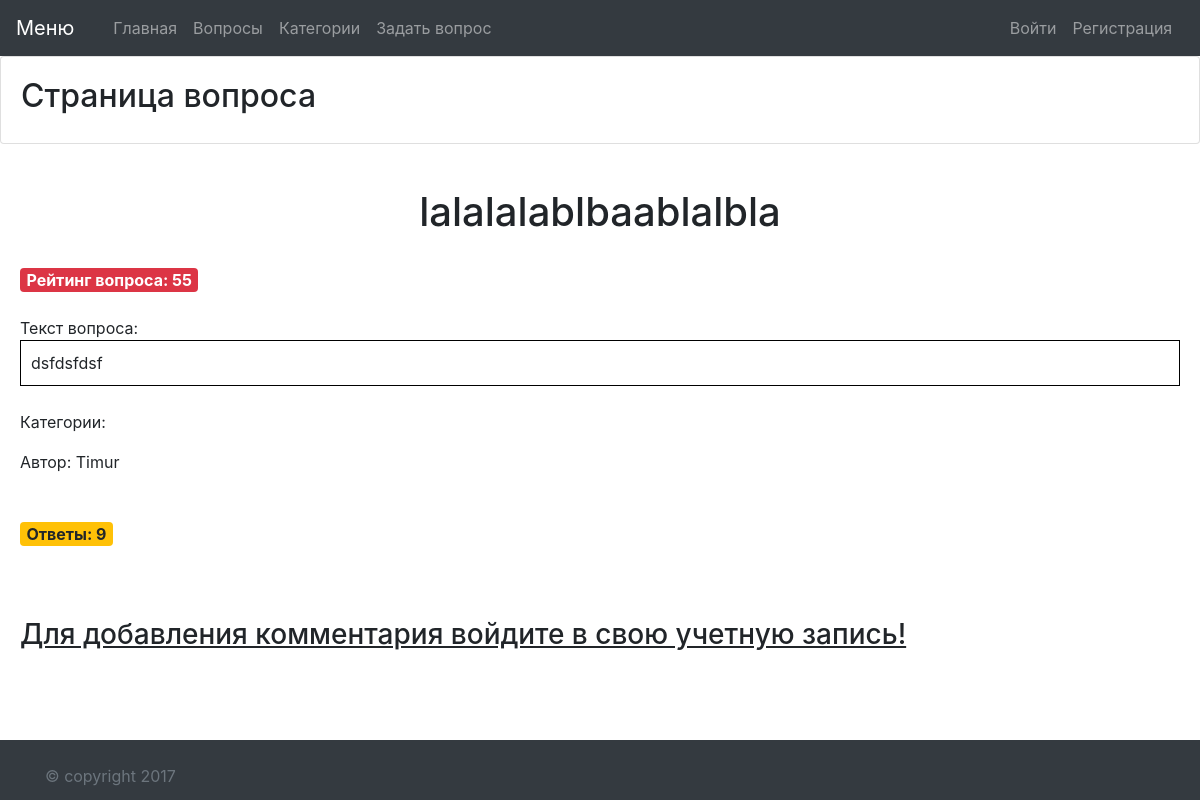
/questions/102/, run on an earlier commit of the app's database.
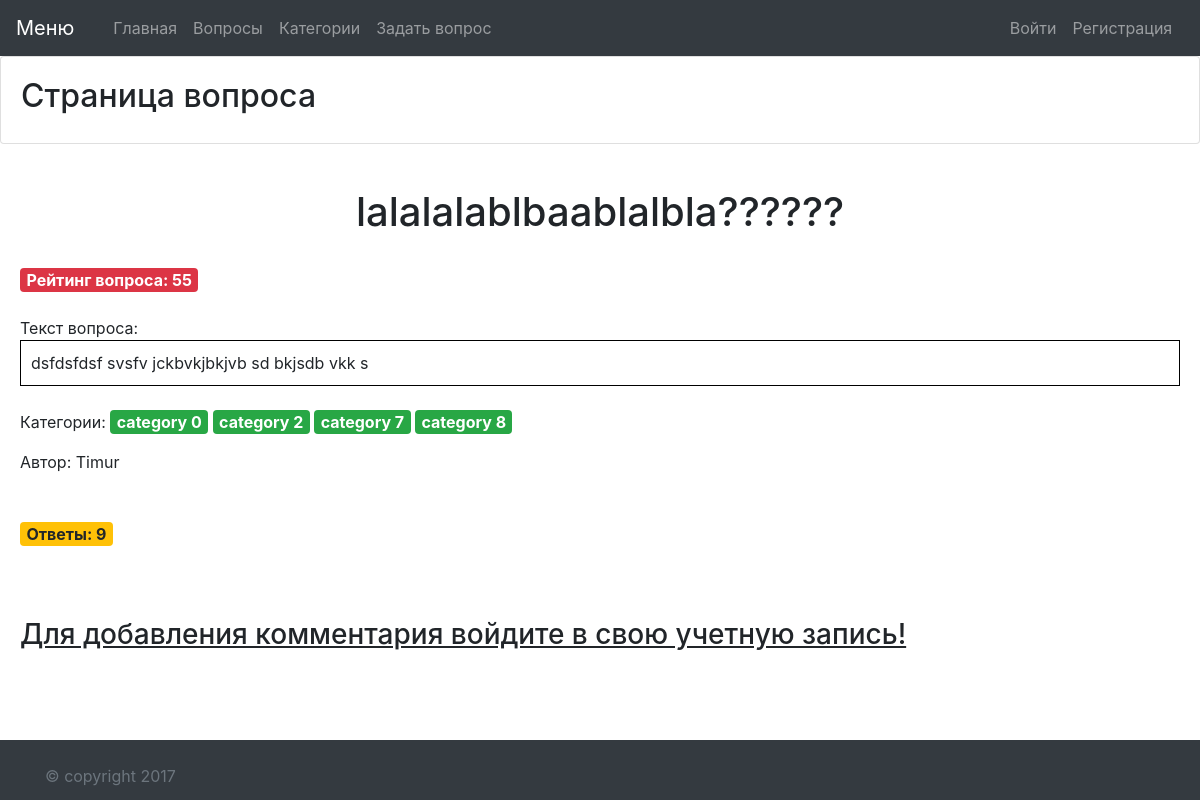
And on a later commit of the database.
### questions/models.py (models this page shows, shortened)
class Question(models.Model):
    author = models.ForeignKey(settings.AUTH_USER_MODEL)
    title = models.CharField(max_length=255, verbose_name=u'заголовок')
    text = models.TextField(verbose_name=u'описание')
    created_at = models.DateTimeField(auto_now_add=True, verbose_name=u'дата создания')
    rating = models.PositiveIntegerField(default=0, verbose_name=u'рейтинг')
    categories = models.ManyToManyField(Category, related_name='questions')
    class Meta:
        verbose_name = u'Вопрос'
        verbose_name_plural = u'Вопросы'
        ordering = ('-created_at', )

class Category(models.Model):
    name = models.CharField(verbose_name=u'название', max_length=50)
    class Meta:
        verbose_name = u'Категория'
        verbose_name_plural = u'Категории'
    def __str__(self):
        return self.name

### questions/views.py (the view)
# urls.py: url(r'^(?P<pk>\d+)/$', QuestionDetail.as_view(), name='question_detail'),
class QuestionDetail(DetailView):
    template_name = "question_detail.html"
    model = Question
    def dispatch(self, request, *args, **kwargs):
        question = Question.objects.get(pk=self.kwargs['pk'])
        self.form = AnswerAdd(request.POST)
        try:
            if self.form.is_valid():
                answer = self.form.save(commit=False)
                answer.author = request.user
                answer.question = question
                answer.save()
                return redirect('question_detail', pk=question.pk)
        except:
             return redirect('question_detail', pk=question.pk)
        return super(QuestionDetail, self).dispatch(request, *args, **kwargs)
    def get_queryset(self):
        queryset = Question.objects.all()
        queryset = queryset.annotate(answers_count=Count('answers__id'))
        return queryset
    def get_context_data(self, **kwargs):
        context = super(QuestionDetail, self).get_context_data(**kwargs)
        context['answers'] = Answer.objects.filter(question=self.kwargs['pk']).order_by('-created_at')
        context['form'] = self.form
        return context

### questions/templates/question_detail.html (shortened to what this page needs)
{% extends 'base.html' %}
{% block caption %}Страница вопроса{% endblock %}
{% block content %}
    <div class="card-body">
    <h1 style="text-align: center;">{{ question.title }}</h1><br/>
    <span style="font-size: 16px;" class="badge badge-danger">Рейтинг вопроса: {{ question.rating }}</span><br/><br/>
    <span>Текст вопроса:</span>
    <div style="border: 1px solid black; padding: 10px;">{{ question.text }}</div><br/>
    <p> Категории:
        {% for category in question.categories.all %}
            <a href="{% url 'categories_detail' pk=category.id %}" class="badge badge-success" style="font-size: 16px;">{{ category }}</a>
        {% endfor %}
    </p>
    Автор: {{ question.author }}
    <div>
    <br/>
    </div><br/>
    <span style="font-size: 16px;" class="badge badge-warning">Ответы: {{ question.answers_count }}</span><br/><br/>
    <br/><br/>
    {% if request.user.is_authenticated %}
    <h2>Ответить:</h2><br/>
    <form action="" method="post">
        <div class="form-group col-md-6">
        {% csrf_token %}
        <textarea name="text" cols="40" placeholder="Напишите сюда ваш ответ:" required id="id_text" rows="9" class="form-control"></textarea><br/>
        <button type="submit" class="btn btn-success">Отправить</button>
        </div>
    </form>
    {% else %} <h3 style="text-decoration: underline;">Для добавления комментария войдите в свою учетную запись!</h3>
    {% endif %}
    </div>
{% endblock %}

What changed in the data, as far as the page shows it:
changed Question "Timur": title "lalalalablbaablalbla" → "lalalalablbaablalbla??????"; text "dsfdsfdsf" → "dsfdsfdsf svsfv jckbvkjbkjvb sd bkjsdb vkk s"
now on this page (row unchanged): Category: name "category 0"
now on this page (row unchanged): Category: name "category 2"
now on this page (row unchanged): Category: name "category 7"
now on this page (row unchanged): Category: name "category 8"
